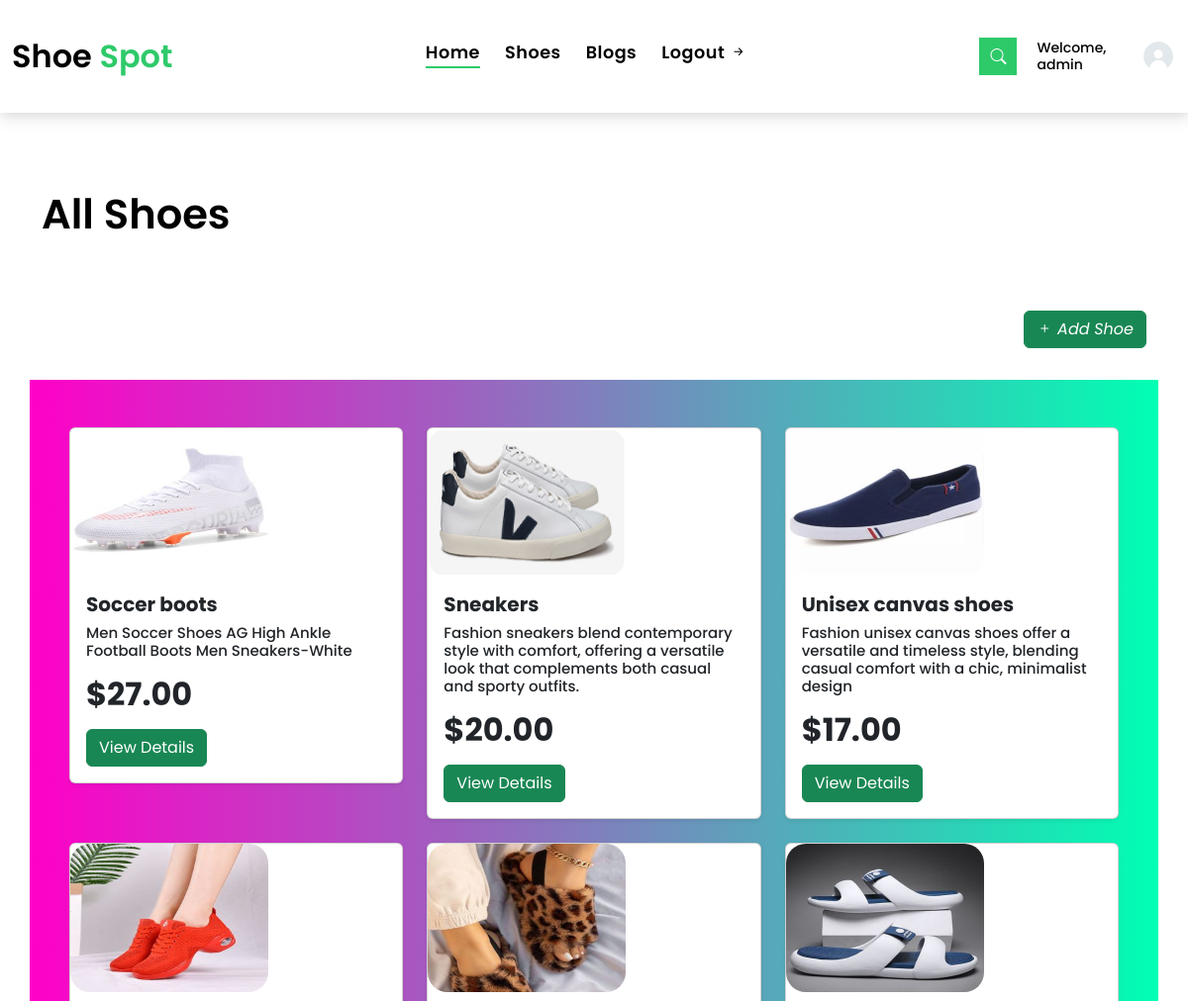
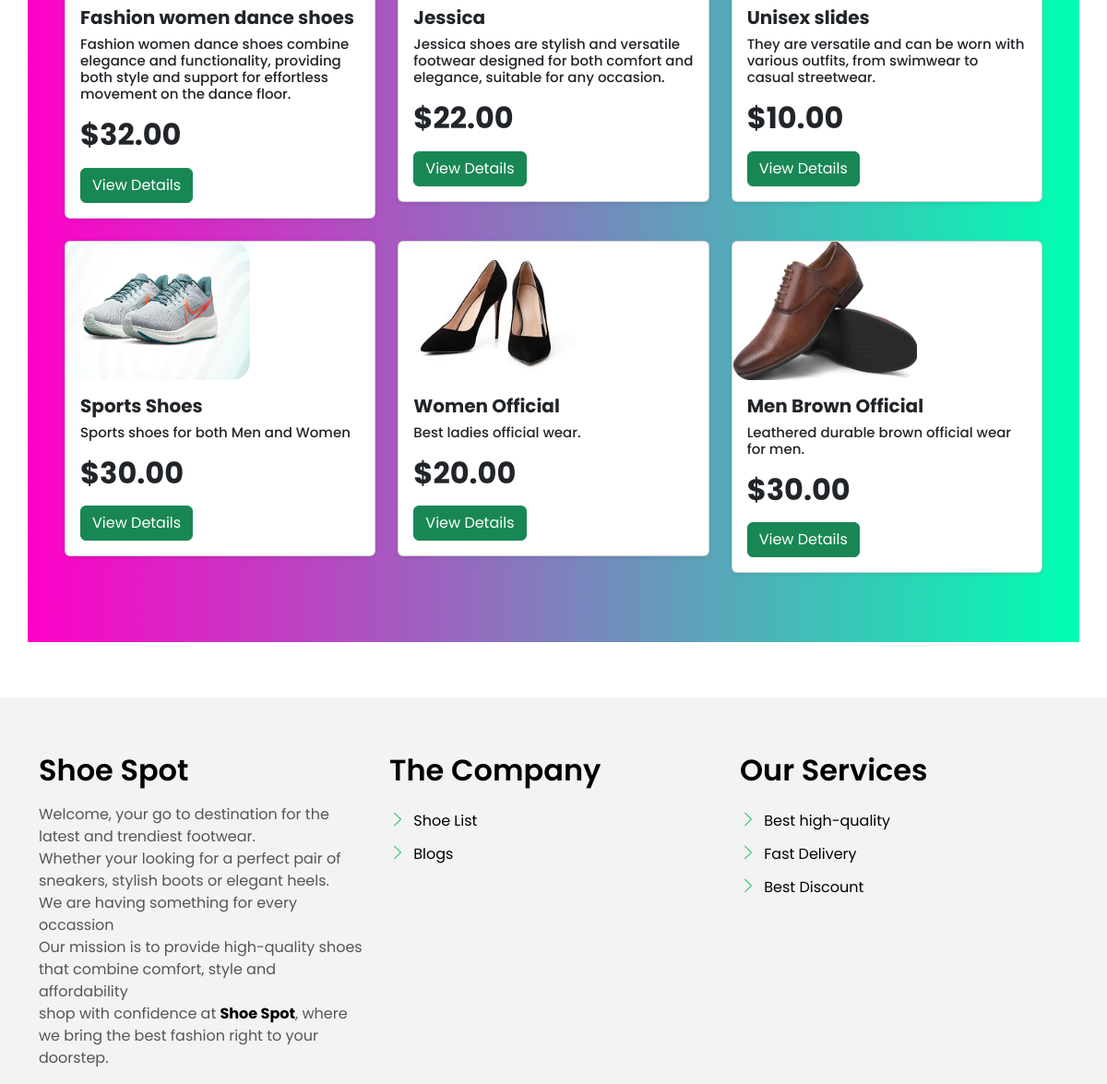
/shoe/ (signed in), run on the app's committed database (2 pictures, top to bottom).
### accounts/models.py (models this page shows, shortened)
class User(AbstractUser):
    email = models.EmailField(unique=True)
    phone_number = models.CharField(max_length=15,null=True,blank=True)
    REQUIRED_FIELDS = ["email", "phone_number"]
    class Meta:
        db_table = "accounts"

### products/models.py (models this page shows, shortened)
class AbstractBaseModel(models.Model):
    created_at = models.DateTimeField(auto_now_add=True)
    updated_at = models.DateTimeField(auto_now=True)
    class Meta:
        abstract = True

class Shoe(AbstractBaseModel):
    name = models.CharField(max_length=50)
    slug = models.SlugField(max_length=50, editable=False, unique=True, blank=True)
    description = models.TextField()
    price = models.DecimalField(max_digits=10, decimal_places=2)
    category = models.ForeignKey(ShoeCategory, on_delete=models.CASCADE, related_name="shoes")
    is_featured = models.BooleanField(default=False)
    def __str__(self):
        return self.name

class ShoeAttribute(AbstractBaseModel):
    id = models.UUIDField(primary_key=True, default=uuid.uuid4, editable=False)
    size = models.ManyToManyField(ShoeSize, blank=True, related_name="sizes")
    color = models.ForeignKey(ShoeColor, on_delete=models.CASCADE, null=True, blank=True, related_name="color")
    shoe = models.ForeignKey(Shoe, on_delete=models.CASCADE, related_name="attributes")
    stock = models.IntegerField(validators=[MinValueValidator(0)])
    class Meta:
        constraints = [models.UniqueConstraint(fields=["shoe", "color"], name="unique_shoe_attribute")]

class ShoeImage(AbstractBaseModel):
    class AngleChoices(models.TextChoices):
        FRONT = "front", "Front"
        BACK = "back", "Back"
        DETAIL = "detail", "Deatil"
        UNSPECIFIED = "unspecified", "Unspecified"
    shoe_attribute = models.ForeignKey(ShoeAttribute, on_delete=models.CASCADE, related_name="images")
    image = models.ImageField(upload_to="shoe_images/")
    is_primary = models.BooleanField(default=False)
    angle = models.CharField(max_length =50, choices=AngleChoices.choices, default=AngleChoices.UNSPECIFIED)
    class Meta:
        ordering = ["angle"]

### products/views.py (the view)
# urls.py: path('shoe/', shoe_list_view, name='shoe-list'),
@login_required(login_url="login-view")
def shoe_list_view(request):
    shoes_list = Shoe.objects.all()
    shoes_filter = ShoesFilter(request.GET, queryset=shoes_list)
    shoes= shoes_filter.qs
    print(shoes)
    context = {
        'shoes': shoes,
    }
    return render(request, 'products/shoe-list.html', context)

### templates/products/shoe-list.html
{% extends 'main.html' %}
{% load static %}
{% block content %}
<br><br><br><br><br><br><br><br>
    <section class="property-grid grid">
        <div class="container">
            <div class="row">
                <div class="col-md-12">
                  <div class="title-wrap d-flex justify-content-between">
                    <div class="title-box">
                      <h2 class="title-a">All Shoes</h2>
                    </div>
                  </div>
                </div>
              </div>
          <div class="row">
            {% if user.groups.all.0.name != 'customer' %}
            <div class="col-sm-12">
                <div class="grid-option">
                  <a href="{% url 'products:add-shoe' %}" class="btn btn-success"><i class="bi bi-plus"> Add Shoe</i></a>
                </div>
              </div>
              {% endif %}
              <div class="carousel-item-b swiper-slide" style="background-image: linear-gradient(to right, rgba(255,0,200), rgb(0, 255, 179));">
                <div class="card-box-a card-">
                      <div class="card-header-a">
                        <h2 class="card-title-a">
                          <div class="container mt-5">
                            <div class="row">
                                {% for shoe in shoes reversed %}
                                    <div class="col-md-4 col-12">
                                        <div class="card mb-4 shadow-sm">
                                            {% if shoe.attributes.first.images.first %}
                                                <a href="{% url 'products:shoe-detail' shoe.slug %}"><img style="width: 200px; height: 150px; border-radius: 20px;" src="{{ shoe.attributes.first.images.first.image.url }}" class="card-img-top" alt="{{ shoe.name }}"></a>
                                            {% else %}
                                                <a href="{% url 'products:shoe-detail' shoe.slug %}"><img style="width: 200px; height: 150px;" src="{% static 'default-shoe-image.jpg' %}" class="card-img-top" alt="{{ shoe.name }}"></a>
                                            {% endif %}
                                            <div class="card-body">
                                                <h5 class="card-title"><strong>{{ shoe.name }}</strong></h5>
                                                <p style="font-size: 15px;" class="card-text">{{ shoe.description|truncatewords:20 }}</p>
                                                <pstyle="font-size: 15px;" class="card-text"><strong>${{ shoe.price }}</strong></p>
                                                <a href="{% url 'products:shoe-detail' shoe.slug %}" class="btn btn-success">View Details</a>
                                            </div>
                                        </div>
                                    </div>
                                {% endfor %}
                            </div>
                        </div>
                      </div>
                    </div>
                  </div>
                </div>
        </div>
      </section>
{% endblock content %}

### templates/main.html (shortened to what this page needs)
{% load static %}
<!DOCTYPE html>
<html lang="en">
<head>
  <link href="{% static 'assets/vendor/animate.css/animate.min.css' %}" rel="stylesheet">
  <link href="{% static 'assets/vendor/bootstrap/css/bootstrap.min.css' %}" rel="stylesheet">
  <link href="{% static 'assets/vendor/bootstrap-icons/bootstrap-icons.css' %}" rel="stylesheet">
  <link href="{% static 'assets/vendor/swiper/swiper-bundle.min.css' %}" rel="stylesheet">
  <link href="{% static 'assets/css/style.css' %}" rel="stylesheet">
</head>
<body>
    <nav class="navbar navbar-default navbar-trans navbar-expand-lg fixed-top">
      <div class="container">
        <a class="navbar-brand text-brand" href="{% url 'home-view' %}">Shoe<span class="color-b"> Spot</span></a>
        <div class="navbar-collapse collapse justify-content-center" id="navbarDefault">
          <ul class="navbar-nav">
            <li class="nav-item">
              <a class="nav-link active" href="{% url 'home-view' %}">Home</a>
            </li>
            <li class="nav-item">
              <a class="nav-link " href="{% url 'products:shoe-list' %}">Shoes</a>
            </li>
            <li class="nav-item">
              <a class="nav-link " href="{% url 'blog:blog-list'%}">Blogs</a>
            </li>
            <li class="nav-item">
              <a class="nav-link " href="{% url 'logout-view' %}">Logout <i class="bi bi-arrow-right-short"></i></a>
            </li>
          </ul>
        </div>
        <button type="button" class="btn btn-b-n navbar-toggle-box navbar-toggle-box-collapse" data-bs-toggle="collapse" data-bs-target="#navbarTogglerDemo01">
          <i class="bi bi-search"></i>
        </button>
      </div>
      <div style="display: flex; align-items: center;">
        <a href="{% url 'user-profile' %}"><h5 style="font-size: 14px;" class="m-2">Welcome, {{ user.username }}</h5></a>
        <a href="{% url 'user-profile' %}"><img src="{% static 'assets/img/profile_pic.jpg' %}" alt="User Image" style="width: 40px; height: 40px; border-radius: 50%; margin-right: 10px;">
        </a></div>
    </nav>
    {% block content %}{% endblock content %}
    <section class="section-footer">
        <div class="container">
          <div class="row">
            <div class="col-sm-12 col-md-4">
              <div class="widget-a">
                <div class="w-header-a">
                  <h3 class="w-title-a text-brand">Shoe Spot</h3>
                </div>
                <div class="w-body-a">
                  <p class="w-text-a color-text-a">
                  Welcome, your go to destination for the latest and trendiest footwear.<br>
                   Whether your looking for a perfect pair of sneakers, stylish boots or elegant heels.<br>
                   We are having something for every occassion<br>
                   Our mission is to provide high-quality shoes that combine comfort, style and affordability<br>
                   shop with confidence at <a href="{% url 'home-view' %}"><strong>Shoe Spot</strong></a>, where we bring the best fashion right to your doorstep.
                  </p>
                </div>
              </div>
            </div>
            <div class="col-sm-12 col-md-4 section-md-t3">
              <div class="widget-a">
                <div class="w-header-a">
                  <h3 class="w-title-a text-brand">The Company</h3>
                </div>
                <div class="w-body-a">
                  <div class="w-body-a">
                    <ul class="list-unstyled">
                      <li class="item-list-a">
                        <i class="bi bi-chevron-right"></i> <a href="#">Shoe List</a>
                      </li>
                      <li class="item-list-a">
                        <i class="bi bi-chevron-right"></i> <a href="#">Blogs</a>
                      </li>
                    </ul>
                  </div>
                </div>
              </div>
            </div>
            <div class="col-sm-12 col-md-4 section-md-t3">
              <div class="widget-a">
                <div class="w-header-a">
                  <h3 class="w-title-a text-brand">Our Services</h3>
                </div>
                <div class="w-body-a">
                  <ul class="list-unstyled">
                    <li class="item-list-a">
                      <i class="bi bi-chevron-right"></i> <a href="#">Best high-quality</a>
                    </li>
                    <li class="item-list-a">
                      <i class="bi bi-chevron-right"></i> <a href="#">Fast Delivery</a>
                    </li>
                    <li class="item-list-a">
                      <i class="bi bi-chevron-right"></i> <a href="#">Best Discount</a>
                    </li>
                  </ul>
                </div>
              </div>
            </div>
          </div>
        </div>
      </section>
</body>
</html>

### static/assets/css/style.css (style rules this page uses)
body { font-family: "Poppins", sans-serif; color: #555555; }
h1, h2, h3, h4, h5, h6 { color: #000000; }
a { color: #000000; text-decoration: none; transition: all 0.5s ease; }
.text-brand { color: #000000; font-size: 2rem; font-weight: 600; }
.color-b { color: #2eca6a; }
.color-text-a { text-decoration: none; color: #555555; }
.title-wrap { padding-bottom: 4rem; }
.title-a { text-decoration: none; font-size: 2.6rem; font-weight: 600; }
.btn { transition: 0.5s ease; }
.btn.btn-b-n { background-color: #2eca6a; color: #ffffff; border-radius: 0; }
.navbar-toggle-box { display: inline-flex; align-items: center; justify-content: center; line-height: 0; padding: 10px; }
.navbar-toggle-box i { line-height: 0; }
.navbar-default { transition: all 0.5s ease-in-out; background-color: #ffffff; padding-top: 28px; padding-bottom: 28px; -webkit-backface-visibility: hidden; backface-visibility: hidden; box-shadow: 1px 2px 15px rgba(100, 100, 100, 0.3); }
.navbar-default.navbar-trans, .navbar-default.navbar-reduce { -webkit-backface-visibility: hidden; backface-visibility: hidden; }
.navbar-default.navbar-trans .nav-item, .navbar-default.navbar-reduce .nav-item { position: relative; padding-right: 10px; padding-bottom: 8px; margin-left: 0; }
@media (min-width: 768px) { .navbar-default.navbar-trans .nav-item, .navbar-default.navbar-reduce .nav-item { margin-left: 15px; } }
.navbar-default.navbar-trans .nav-link, .navbar-default.navbar-reduce .nav-link { font-size: 1.1rem; color: #000000; font-weight: 600; letter-spacing: 0.03em; transition: all 0.1s ease-in-out; position: relative; padding-left: 0; padding-right: 0; }
.navbar-default.navbar-trans .nav-link:before, .navbar-default.navbar-reduce .nav-link:before { content: ""; position: absolute; bottom: 5px; left: 0; width: 100%; height: 2px; z-index: 0; background-color: #2eca6a; transform: scaleX(0); transform-origin: right; transition: transform 0.2s ease-out, opacity 0.2s ease-out 0.3s; }
.navbar-default.navbar-trans .show>.nav-link:before, .navbar-default.navbar-trans .active>.nav-link:before, .navbar-default.navbar-trans .nav-link.show:before, .navbar-default.navbar-trans .nav-link.active:before, .navbar-default.navbar-reduce .show>.nav-link:before, .navbar-default.navbar-reduce .active>.nav-link:before, .navbar-default.navbar-reduce .nav-link.show:before, .navbar-default.navbar-reduce .nav-link.active:before { transform: scaleX(1); }
.navbar-default.navbar-trans .nav-link:before { background-color: #2eca6a; }
.navbar-default.navbar-trans .show>.nav-link, .navbar-default.navbar-trans .active>.nav-link, .navbar-default.navbar-trans .nav-link.show, .navbar-default.navbar-trans .nav-link.active { color: #000000; }
@media (min-width: 768px) { .grid .card-box-a, .grid .card-box-b, .grid .card-box-c, .grid .card-box-d { margin-bottom: 2.5rem; } }
.card-box-a, .card-box-b, .card-box-d { position: relative; overflow: hidden; -webkit-backface-visibility: hidden; backface-visibility: hidden; }
.card-header-a { padding: 0 1rem; }
.card-header-a .card-title-a { color: #ffffff; margin-bottom: 0; padding-bottom: 0.7rem; }
@media (min-width: 768px) { .card-header-a .card-title-a { font-size: 1.3rem; } }
@media (min-width: 992px) { .card-header-a .card-title-a { font-size: 2rem; } }
.card-header-a .card-title-a a { color: #ffffff; text-decoration: none; }
.property-grid .grid-option { text-align: right; margin-bottom: 2rem; }
.section-footer { padding-top: 60px; margin-top: 60px; background: #f3f3f3; }
.section-footer ul { line-height: 2; }
.section-footer .item-list-a i { font-size: 18px; padding-right: 4px; color: #2eca6a; }
.section-footer .widget-a .w-title-a { margin-bottom: 1rem; }

### data on the page
User: username "admin"
Shoe: attributes.first.images.first.image (picture), name "Soccer boots", description "Men Soccer Shoes AG High Ankle Football Boots Men Sneakers-White", price "27.00"
Shoe: attributes.first.images.first.image (picture), name "Sneakers", description "Fashion sneakers blend contemporary style with comfort, offering a versatile look that complements both casual and sporty outfits.", price "20.00"
Shoe: attributes.first.images.first.image (picture), name "Unisex canvas shoes", description "Fashion unisex canvas shoes offer a versatile and timeless style, blending casual comfort with a chic, minimalist design", price "17.00"
Shoe: attributes.first.images.first.image (picture), name "Fashion women dance shoes", description "Fashion women dance shoes combine elegance and functionality, providing both style and support for effortless movement on the dance floor.", price "32.00"
Shoe: attributes.first.images.first.image (picture), name "Jessica", description "Jessica shoes are stylish and versatile footwear designed for both comfort and elegance, suitable for any occasion.", price "22.00"
Shoe: attributes.first.images.first.image (picture), name "Unisex slides", description "They are versatile and can be worn with various outfits, from swimwear to casual streetwear.", price "10.00"
Shoe: attributes.first.images.first.image (picture), name "Sports Shoes", description "Sports shoes for both Men and Women", price "30.00"
Shoe: attributes.first.images.first.image (picture), name "Women Official", description "Best ladies official wear.", price "20.00"
Shoe: attributes.first.images.first.image (picture), name "Men Brown Official", description "Leathered durable brown official wear for men.", price "30.00"
